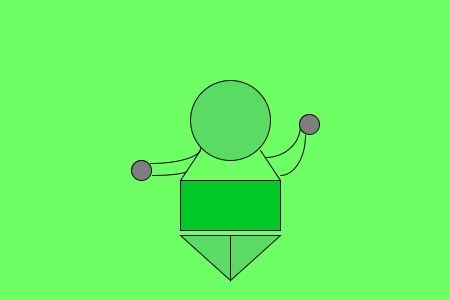
Frame 1 (no input)
Frame 60 (the mouse pressed at the canvas centre just before this capture): identical to frame 1, image omitted
Frame 120 (the mouse held since frame 60 and released just before this capture): identical to frame 1, image omitted

The Processing sketch that drew this single still picture (run headless with seeded random() and noise(); from frame 60 on, the mouse is pressed at the canvas centre):

// Processing sketch: processing_32633
// ── processing_32633.pde

void setup()
{
size (450, 300);
}

int r = 300;
int g = 120;
int b = 100;
  

void draw() {
  if (mouseX < 250) {
   r = 90;
   g = 220;
   b = 100;
  
 
  } 
  else {
    r = 200;
    g = 100;
   b  = 60;
  }
  
  println(mouseX);
   if (mouseX > 250) {
     background (200,139,24);
   } else  {
     background (109, 300, 100);
   }
  
  fill(2,200,40);
  rect(180, 180, 100, 50);

  fill(r,g,b);
  line(180, 180, 200, 150);
  
  fill(r,g,b);
  line(280, 180, 260, 150);

  fill(r,g,b);
  ellipse(230, 120, 80, 80);
  
  fill(r,g,b);
  triangle(180, 235, 230, 280, 230, 235);
  
  fill(r,g,b);
  triangle(280, 235, 230, 280, 230, 235);
  
  noFill();
  arc(280, 135, 50, 80, 0, PI/2);
  
  noFill();
  arc(265, 125, 70, 65, 0, PI/2);
  
  noFill();
  arc(152, 170, 70, 10, 0, PI/2);
  
  noFill();
  arc(150, 148, 100, 30, 0, PI/2);
  
  fill(126);
  ellipse(309, 124, 20, 20);
  
  fill(126);
  ellipse(141, 170, 20, 20);
 }
